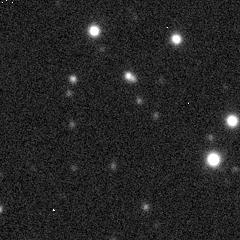
#> input picture test_images/55491.45307.jpeg, 240 x 240 px; its folder holds only this picture in this run
$ jupyter execute wavelet.ipynb
#> lines starting #> are read from the running program, lines starting #| are printed output that depends on the picture
[cell 1]
from PIL import Image
import numpy as np
import matplotlib.pyplot as plt
import os
import pywt

[cell 2]
def load_images():
    image_names = os.listdir("test_images")
    images_arr = []
    np.random.seed(0)
    for image_name in image_names:
        julian_date = float(".".join(image_name.split(".")[0:2]))
        image = np.array(Image.open(f"test_images/{image_name}")).astype(np.float32)
        # image = np.array(Image.open(f"test_images/{image_names[0]}")).astype(np.float32)
        # # Create output image
        images_arr.append((julian_date, image))

    for i in range(1):
        images_arr = images_arr + images_arr
    return images_arr

def get_timesteps(images_arr):
    timesteps = [image[0] for image in images_arr]
    # simulate uneven sampling
    timesteps = list([np.random.randint(0, len(timesteps)) for _ in range(len(timesteps))])
    timesteps.sort()
    return timesteps

[cell 3]
def pad_around_point(image, point_y, point_x, pad_size, mean=70, std=15, sigma=1.0):
    result = image.copy()
    height, width = image.shape

    y_start = max(0, point_y - pad_size)
    y_end = min(height, point_y + pad_size + 1)
    x_start = max(0, point_x - pad_size)
    x_end = min(width, point_x + pad_size + 1)

    # Create coordinate grids
    y_coords = np.arange(y_start, y_end)
    x_coords = np.arange(x_start, x_end)
    x_grid, y_grid = np.meshgrid(x_coords - point_x, y_coords - point_y)

    # Calculate Gaussian values centered at the mean with desired std
    gaussian = np.random.normal(mean, std, size=(y_end-y_start, x_end-x_start))

    # Apply spatial Gaussian falloff
    spatial_gaussian = np.exp(-(x_grid**2 + y_grid**2)/(2*sigma**2))

    # Combine the random Gaussian noise with the spatial Gaussian falloff
    final_values = gaussian * spatial_gaussian

    # Add values around the point
    result[y_start:y_end, x_start:x_end] = final_values

    return result

[cell 4]
def simulate_point_linear_source(image, position, velocity, time, fill=67):
    image_copy = image.copy()
    # simulate weird nonlinear motion
    new_position = position + velocity * time * np.sqrt(time) * time
    new_position = new_position.astype(int)
    # image_copy[new_position[0], new_position[1]] = fill

    # spread signal out to neighboring pixels
    image_copy = pad_around_point(image_copy, new_position[1], new_position[0], 1)

    # noise = np.random.normal(0, 15.8, image_copy.shape)
    # image_copy = image_copy + noise
    # image_copy = np.clip(image_copy, 0, 130)
    image_copy = image_copy.astype(np.uint8)
    return image_copy, new_position

trajectory = []

def moving_source_gif(images, position, velocity, timesteps):
    timeseries = []
    for i in range(len(timesteps)):
        simulated_image, new_position = simulate_point_linear_source(images[i], position, velocity, timesteps[i])
        trajectory.append(new_position)
        timeseries.append(simulated_image)
    timeseries_gif = [Image.fromarray(image.astype(np.uint8), mode='L').convert('RGB') for image in timeseries]
    timeseries_gif[0].save(
        'animated_moving_source.gif',
        save_all=True,
        append_images=timeseries_gif[1:],
        optimize=False,
        duration=100,
        loop=0
    )

    return np.array(timeseries)

[cell 5]
image_time_pairs = load_images()
#> image_time_pairs = 2 items
timesteps = get_timesteps(image_time_pairs)
#> in get_timesteps, `timesteps = [image[0] for image in images_arr]`: timesteps = [55491.5, 55491.5]
#> in get_timesteps, `timesteps = list([np.random.randint(0, len(timesteps)) for _ in range(..`: timesteps = [0, 1]
images = [image[1] for image in image_time_pairs]
#> images = 2 items

data = moving_source_gif(images, np.array([100, 100]), np.array([0.01, 0.03]), timesteps)
#> the loop in moving_source_gif, `for i in range(len(timesteps)):` made 2 passes
#> new_position on passes 1 to 2: [100, 100], [100, 100]
#> after the loop in moving_source_gif, `for i in range(len(timesteps)):`: trajectory = [[100, 100], [100, 100]]
#> in moving_source_gif, `timeseries_gif = [Image.fromarray(image.astype(np.uint8), mode='L').co..`: timeseries_gif = 2 items

[cell 6]
def apply_wavelet_transform(data, wavelet):
    coeffs = pywt.dwtn(data, wavelet)
    return coeffs

[cell 7]
import numpy as np
import pywt
import matplotlib.pyplot as plt

# Assuming 'data' is your 3D numpy array (time x height x width)
# data = ...

# Parameters
num_frames = data.shape[0]
#> num_frames = 2
height = data.shape[1]
#> height = 240
width = data.shape[2]
#> width = 240

wavelet = 'db1'

# Perform n-dimensional wavelet decomposition using wavedecn
coeffs = pywt.wavedecn(data, wavelet=wavelet)
#> coeffs = 2 items

# Initialize a list to hold the thresholded coefficients
coeffs_thresholded = [coeffs[0]]  # Do not threshold the approximation coefficients

# Loop over each level starting from level 1
for i in range(1, len(coeffs)):
    # Get detail coefficients at this level
    detail_coeffs = coeffs[i]

    # Collect all coefficients at this level into a single array
    coeffs_arr = np.concatenate([v.ravel() for v in detail_coeffs.values()])

    # Estimate noise sigma at this level using Median Absolute Deviation
    sigma = np.median(np.abs(coeffs_arr)) / 0.6745  # As per Donoho and Johnstone

    # Compute threshold for this level
    threshold = sigma * np.sqrt(2 * np.log(coeffs_arr.size))

    # Threshold the detail coefficients at this level
    detail_coeffs_thresholded = {}
    for key in detail_coeffs.keys():
        detail_coeffs_thresholded[key] = pywt.threshold(
            detail_coeffs[key], threshold, mode='soft'
        )

    # Append the thresholded coefficients to the list
    coeffs_thresholded.append(detail_coeffs_thresholded)
#> this loop made 1 pass
#> (sigma, threshold) on pass 1: (0, 0)
#> after the loop, coeffs_thresholded = 2 items

# Reconstruct the data from thresholded coefficients
data_reconstructed = pywt.waverecn(coeffs_thresholded, wavelet=wavelet)

# Ensure the reconstructed data has the same shape as the original data
data_reconstructed = data_reconstructed[:data.shape[0], :data.shape[1], :data.shape[2]]

# Find the moving source by calculating the difference
difference = data_reconstructed - data

# Visualize the original data and reconstructed data at a specific time frame
time_frame = num_frames // 2  # Middle frame for visualization
#> time_frame = 1

plt.figure(figsize=(15, 5))

plt.subplot(1, 3, 1)
plt.imshow(data[time_frame], cmap='gray', origin='lower')
plt.title('Original Frame')
plt.axis('off')

plt.subplot(1, 3, 2)
plt.imshow(data_reconstructed[time_frame], cmap='gray', origin='lower')
plt.title('Reconstructed Frame')
plt.axis('off')

plt.subplot(1, 3, 3)
plt.imshow(difference[time_frame], cmap='gray', origin='lower')
plt.title('Source detection')
plt.axis('off')

plt.tight_layout()
# save plot
plt.savefig('wavelet.png')
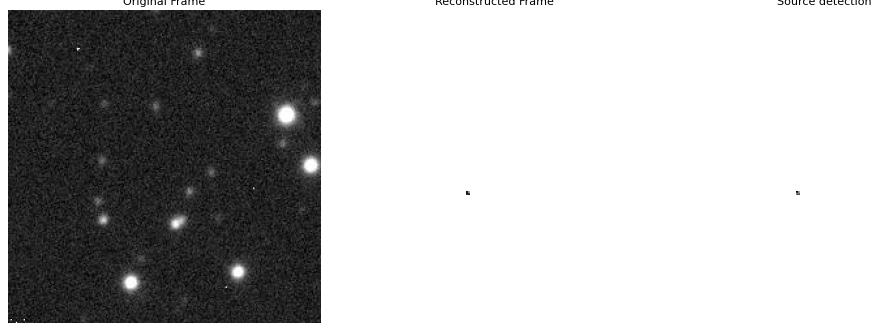
#> figure drawn by matplotlib, 3 panels
plt.show()


$ run again, on test_images/55491.46481.jpeg
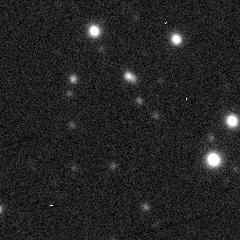
#> input picture test_images/55491.46481.jpeg, 240 x 240 px
#> image_time_pairs = 2 items
#> in get_timesteps, `timesteps = [image[0] for image in images_arr]`: timesteps = [55491.5, 55491.5]
#> in get_timesteps, `timesteps = list([np.random.randint(0, len(timesteps)) for _ in range(..`: timesteps = [0, 1]
#> images = 2 items
#> the loop in moving_source_gif, `for i in range(len(timesteps)):` made 2 passes
#> new_position on passes 1 to 2: [100, 100], [100, 100]
#> after the loop in moving_source_gif, `for i in range(len(timesteps)):`: trajectory = [[100, 100], [100, 100]]
#> timeseries_gif = 2 items
#> the loop `for i in range(1, len(coeffs)):` made 1 pass
#> (sigma, threshold) on pass 1: (0, 0)
#> `plt.savefig('wavelet.png')`:
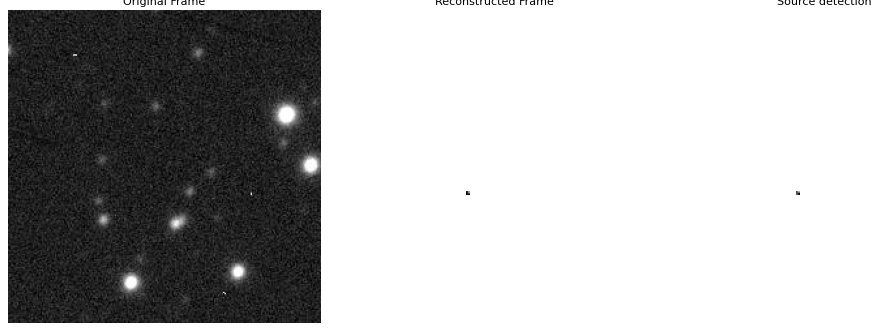
#> figure drawn by matplotlib, 3 panels

$ run again, on test_images/56200.46252.jpeg
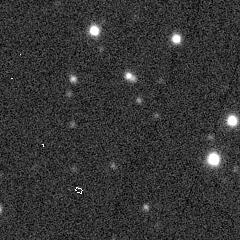
#> input picture test_images/56200.46252.jpeg, 240 x 240 px
#> image_time_pairs = 2 items
#> in get_timesteps, `timesteps = [image[0] for image in images_arr]`: timesteps = [56200.5, 56200.5]
#> in get_timesteps, `timesteps = list([np.random.randint(0, len(timesteps)) for _ in range(..`: timesteps = [0, 1]
#> images = 2 items
#> the loop in moving_source_gif, `for i in range(len(timesteps)):` made 2 passes
#> new_position on passes 1 to 2: [100, 100], [100, 100]
#> after the loop in moving_source_gif, `for i in range(len(timesteps)):`: trajectory = [[100, 100], [100, 100]]
#> timeseries_gif = 2 items
#> the loop `for i in range(1, len(coeffs)):` made 1 pass
#> (sigma, threshold) on pass 1: (0, 0)
#> `plt.savefig('wavelet.png')`:
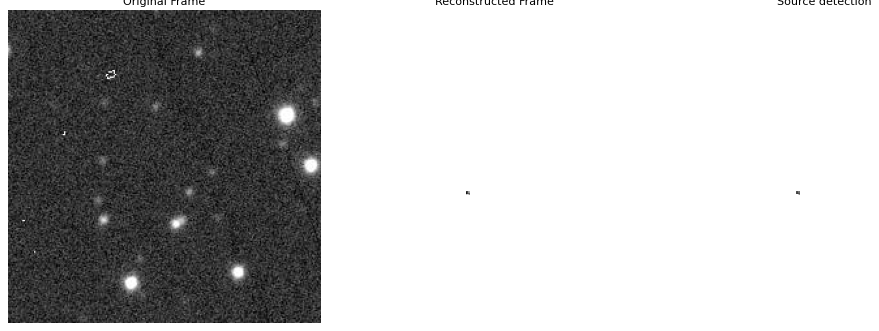
#> figure drawn by matplotlib, 3 panels
